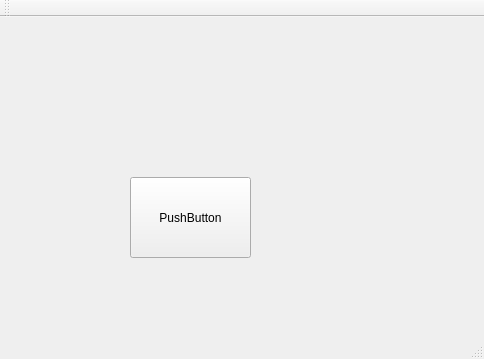
<?xml version="1.0" encoding="UTF-8"?>
<ui version="4.0">
 <class>MainWindow</class>
 <widget class="QMainWindow" name="MainWindow">
  <property name="enabled">
   <bool>true</bool>
  </property>
  <property name="geometry">
   <rect>
    <x>0</x>
    <y>0</y>
    <width>484</width>
    <height>359</height>
   </rect>
  </property>
  <property name="windowTitle">
   <string>MainWindow</string>
  </property>
  <widget class="QWidget" name="centralWidget">
   <widget class="QPushButton" name="pushButton">
    <property name="geometry">
     <rect>
      <x>130</x>
      <y>160</y>
      <width>121</width>
      <height>81</height>
     </rect>
    </property>
    <property name="text">
     <string>PushButton</string>
    </property>
   </widget>
  </widget>
  <widget class="QMenuBar" name="menuBar">
   <property name="geometry">
    <rect>
     <x>0</x>
     <y>0</y>
     <width>484</width>
     <height>21</height>
    </rect>
   </property>
  </widget>
  <widget class="QToolBar" name="mainToolBar">
   <attribute name="toolBarArea">
    <enum>TopToolBarArea</enum>
   </attribute>
   <attribute name="toolBarBreak">
    <bool>false</bool>
   </attribute>
  </widget>
  <widget class="QStatusBar" name="statusBar"/>
 </widget>
 <layoutdefault spacing="6" margin="11"/>
 <resources/>
 <connections/>
</ui>
